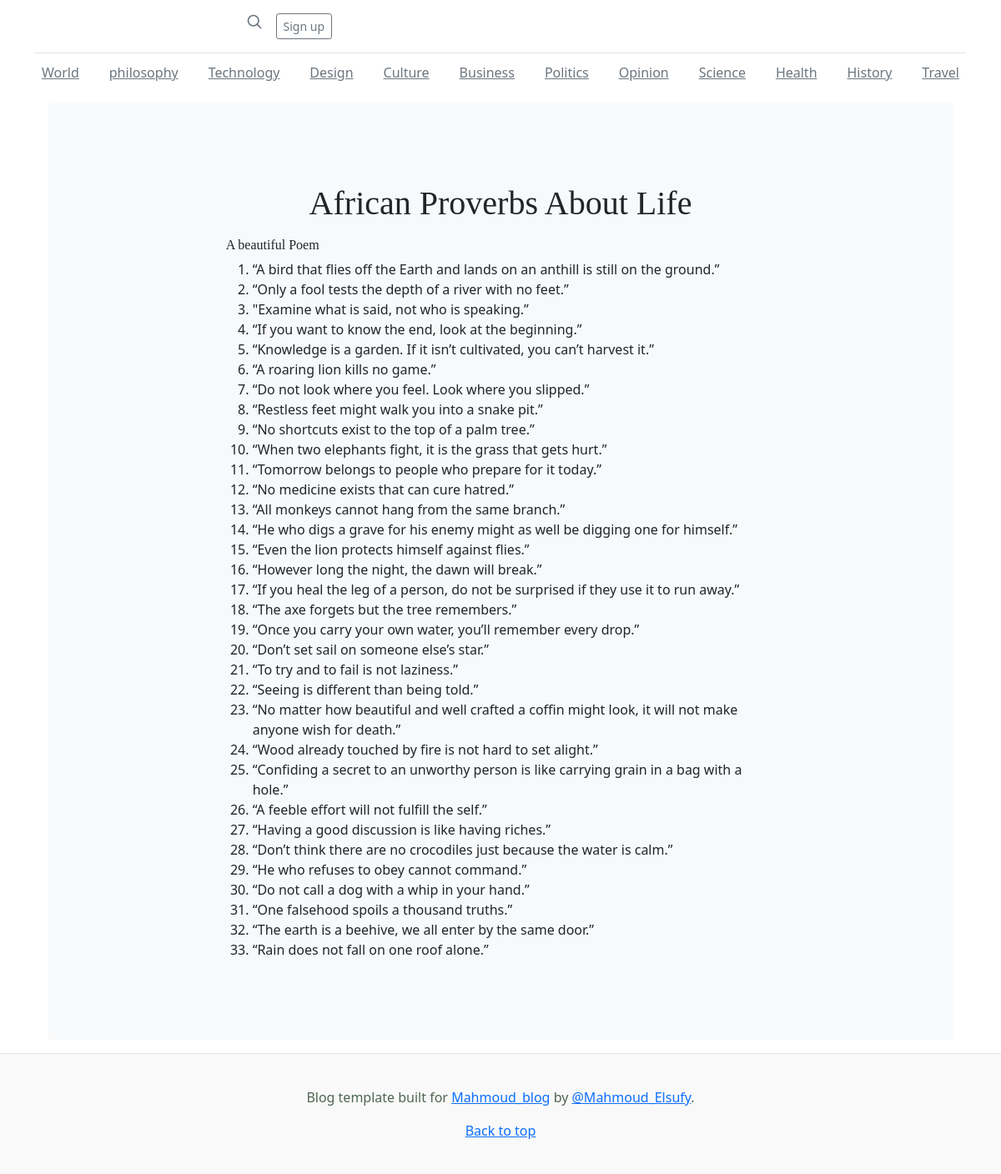
/blog/post/3/, run on the app's committed database.
### blog/models.py (models this page shows, shortened)
class Post(models.Model):
    author = models.ForeignKey(settings.AUTH_USER_MODEL, on_delete=models.CASCADE )
    title = models.CharField(max_length=100)
    body = models.TextField()
    status = models.CharField(max_length=9, choices=POST_STATUS)
    create_time = models.DateTimeField(default=timezone.now)
    class Meta:
        verbose_name="post site"
        verbose_name_plural="post sites"
    def get_absolute_url(self):
        kwargs={
            "pk": self.pk
        }
        return reverse("post-details", kwargs=kwargs)

### blog/views.py (the view)
# urls.py: path("blog/post/<pk>/", post_details, name="post-details"),
def post_details(request, pk):
    post = Post.objects.get(pk=pk)
    context = {
        "post": post
    }
    return render(request=request,template_name="post_details.html", context=context)

### blog/templates/post_details.html (shortened to what this page needs)
{% extends 'base.html' %}
{% load static %}
{% block content %}
  <div class="position-relative overflow-hidden p-3 p-md-5 m-md-3 bg-light">
    <div class="col-md-8 p-lg-8 mx-auto my-5">
      <h1 class="fw-normal text-center"> {{post.title}} </h1>
      <p class="text-justify">
          {{post.body | safe}}
      </p>
    </div>
  </div>
{% endblock content %}

### blog/static/blog/css/blog.css (style rules this page uses)
h1, h2, h3, h4, h5, h6 { font-family: "Playfair Display", Georgia, "Times New Roman", serif; }

### data on the page
Post: title "African Proverbs About Life", body "A beautiful Poem “A bird that flies off the Earth and lands on an anthill is still on the ground.” “Only a fool tests the depth of a river with no feet.” \"Examine what is said, not who is speaking.” “If you want to know the end, look at the beginning.” “Knowledge is a garden. If it isn’t cultivated, you can’t harvest it.” “A roaring lion kills no game.” “Do not look where you feel. Look where you slipped.” “Restless feet might walk you into a snake pit.” “No shortcuts exist to the top of a palm tree.” “When two elephants fight, it is the grass that gets hurt.” “Tomorrow belongs to people who prepare for it today.” “No medicine exists that can cure hatred.” “All monkeys cannot hang from the…"
